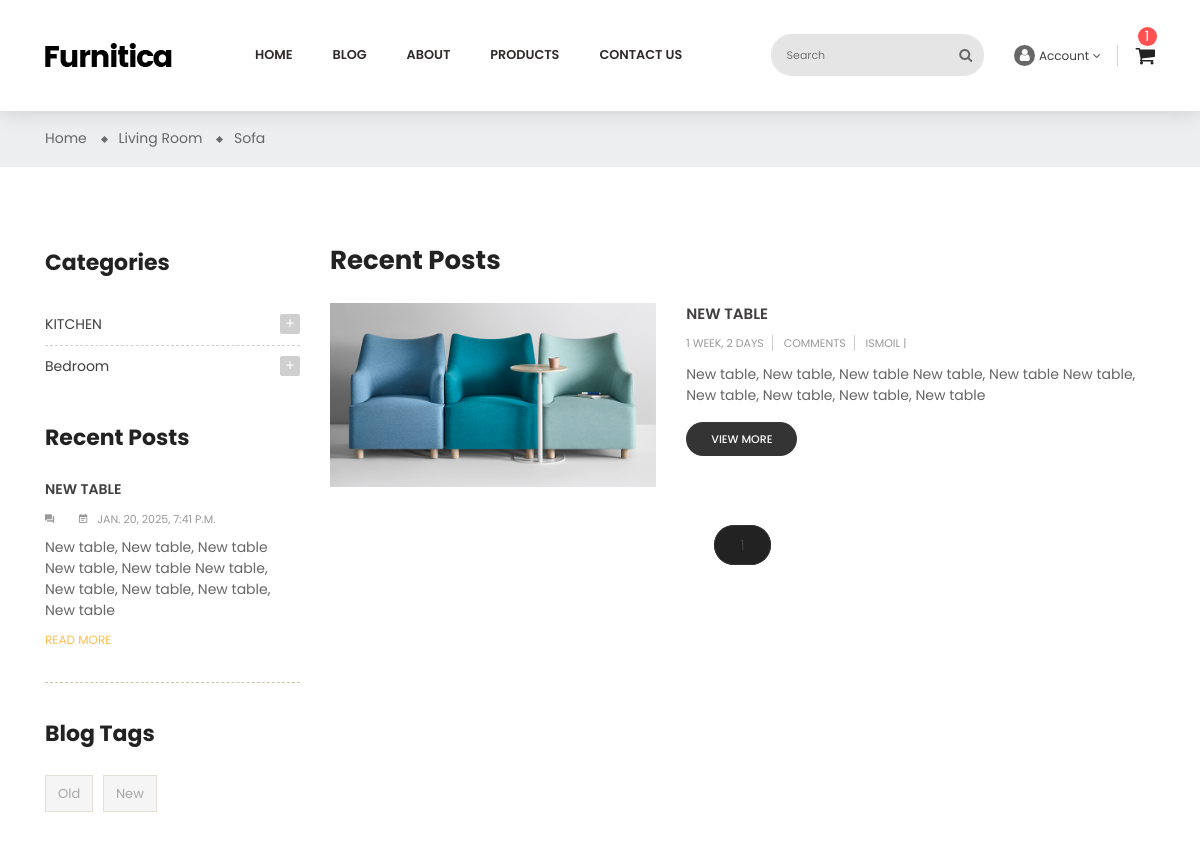
Before: /en/blogs/blogs/ (upper part) with the older database file.
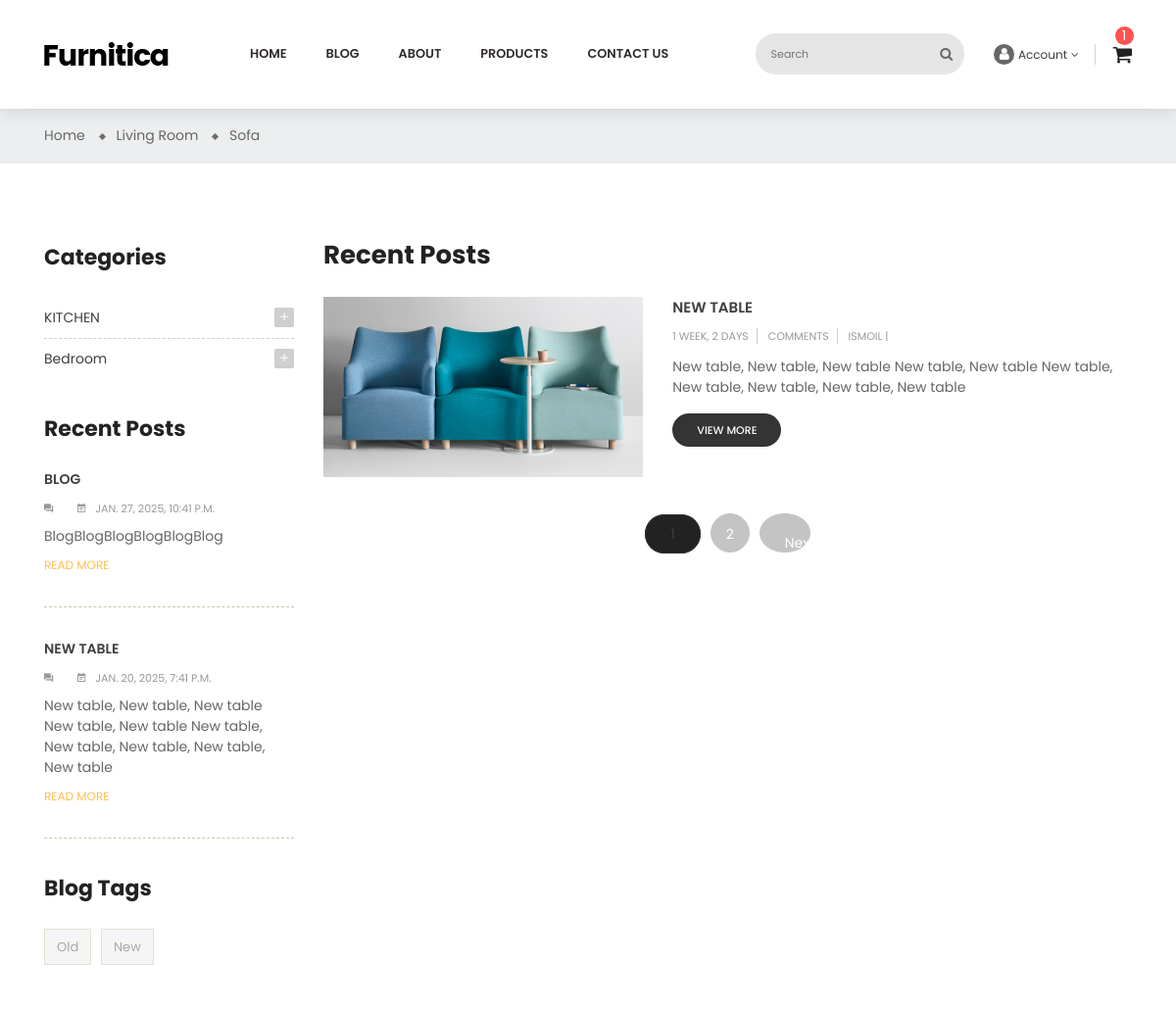
After: the same page with the newer database file.
### blogs/models.py (models this page shows, shortened)
class BlogCategoryModel(BaseModel):
    title = models.CharField(max_length=125, verbose_name=_('title'))
    parent = models.ForeignKey('self', on_delete=models.PROTECT, null=True, blank=True, related_name='children', verbose_name=_('parent'))
    class Meta:
        verbose_name = _('blog category')
        verbose_name_plural = _('blog cetegories')

class BlogModel(BaseModel):
    image = models.ImageField(upload_to='blogs', verbose_name=_('image'))
    title = models.CharField(max_length=125, verbose_name=_('title'))
    description = models.TextField(verbose_name=_('description'))
    author = models.ManyToManyField(BlogAuthorModel, verbose_name=('blogs'))
    categories = models.ManyToManyField(BlogCategoryModel, verbose_name=_('categories'))
    tags = models.ManyToManyField(BlogTagModel, related_name='tags', verbose_name=_('tags'))
    class Meta:
        verbose_name = _('Blog')
        verbose_name_plural = _('Blogs')

class BlogTagModel(BaseModel):
    title = models.CharField(max_length=125, verbose_name=_('title'))
    class Meta:
        verbose_name = _('blog tag')
        verbose_name_plural = _('blog tags')

class BlogAuthorModel(BaseModel):
    first_name = models.CharField(max_length=125, verbose_name=_('first_name'))
    last_name = models.CharField(max_length=125, verbose_name=_('last_name'))
    avatar = models.ImageField(upload_to='blogs/avatars/', verbose_name=_('avatar'))
    class Meta:
        verbose_name = _('Blog author')
        verbose_name_plural = _('Blog authors')

### blogs/views.py (the view)
# urls.py: path('blogs/', BlogListView.as_view(), name='list'),
class BlogListView(ListView):
    template_name = 'blogs/blog-list.html'
    context_object_name = 'blogs'
    paginate_by = 1
    def get_queryset(self):
        tag = self.request.GET.get('tag')
        blogs = BlogModel.objects.all()
        category = self.request.GET.get('category')
        if tag:
            blogs = blogs.filter(tags=tag)
        elif category:
            blogs = blogs.filter(categories=category)
        return blogs
    def get_context_data(self, **kwargs):
        context = super().get_context_data(**kwargs)
        context["categories"] = BlogCategoryModel.objects.all()
        context["recent_blogs"] = BlogModel.objects.order_by('-created_at')[:2]
        context["tags"] = BlogTagModel.objects.all()
        return context

### templates/blogs/blog-list.html (shortened to what the changed rows need)
{% extends "layouts/base.html" %}
{% load static %}
{% load i18n %}
{% block body %}id="blog-list-sidebar-left" class="blog"{% endblock %}
{% block content %}
<div class="main-content">
    <div id="wrapper-site">
        <div id="content-wrapper">
            <div id="main">
                <div class="page-home">
                    <div class="container">
                        <div class="content">
                            <div class="row">
                                <div class="sidebar-3 sidebar-collection col-lg-3 col-md-3 col-sm-4">
                                    <div class="sidebar-block">
                                        <div class="block-content">
                                            {% for category in categories %}
                                                {% if category.parent %}
                                                {% else %}
                                                        <div class="cateTitle hasSubCategory open level1">
                                                        <span class="arrow collapse-icons collapsed" data-toggle="collapse" data-target="#{{ category.id }}" aria-expanded="false" role="status">
                                                            <i class="zmdi zmdi-plus"></i>
                                                        </span>
                                                        <a class="cateItem" href="?category={{category.id}}">{{ category.title }}</a>
                                                    </div>
                                                {% endif %}
                                            {% endfor %}
                                        </div>
                                    </div>
                                    <div class="sidebar-block">
                                        <div class="post-item-content">
                                            {% for recent_blog in recent_blogs %}
                                            <div>
                                                <div class="late-item first-child">
                                                    <a href="{% url "blogs:detail" pk=recent_blog.id %}">
                                                        <p class="content-title">{{ recent_blog.title }}</p>
                                                    </a>
                                                    <span><i class="zmdi zmdi-comments">{{recent_blog.comment.count}}</i></span>
                                                    <span>
                                                        <i class="zmdi zmdi-calendar-note"></i>{{ recent_blog.created_at }}
                                                    </span>
                                                    <p class="description">{{ recent_blog.description }}</p>
                                                    <p class="remove">
                                                        <a href="blog-detail.html">READ MORE</a>
                                                    </p>
                                                </div>
                                            </div>
                                            {% endfor %}
                                        </div>
                                    </div>
                                    <div class="sidebar-block product-tags">
                                        <div class="block-content">
                                            <ul class="listSidebarBlog list-unstyled">
                                                {% for tag in tags %}
                                                    <li>
                                                        <a href="?tag={{tag.id}}" title="Show products matching tag Hot Trend">{{ tag.title }}</a>
                                                    </li>
                                                {% endfor %}
                                            </ul>
                                        </div>
                                    </div>
                                </div>
                                <div class="col-sm-8 col-lg-9 col-md-9 flex-xs-first main-blogs">
                                    <h2>Recent Posts</h2>
                                    {% for blog in blogs %}
                                        <div class="list-content row">
                                        <div class="hover-after col-md-5 col-xs-12">
                                            <a href="{% url "blogs:detail" pk=blog.id %}">
                                                <img src="{{ blog.image.url }}" alt="img">
                                            </a>
                                        </div>
                                        <div class="late-item col-md-7 col-xs-12">
                                            <p class="content-title">
                                                <a href="{% url "blogs:detail" pk=blog.id %}">{{ blog.title }}</a>
                                            </p>
                                            <p class="post-info">
                                                <span>{{ blog.created_at|timesince }}</span>
                                                <span>{{ blog.comment.count }} Comments</span>
                                                {% for author in blog.author.all %}
                                                <span>{{ author.first_name }} |</span>
                                                {% endfor %}
                                            </p>
                                            <p>{{ blog.description }}</p>
                                            <span class="view-more">
                                                <a href="blog-detail.html">view more</a>
                                            </span>
                                        </div></div>
                                    {% endfor %}
                                    <div class="page-list col">
                                        <ul class="justify-content-center d-flex">
                                            {% for page in page_obj.paginator.page_range %}
                                                <li class="current {% if page_obj.number == page %}active{% endif %}">
                                                    <a rel="nofollow" href="?page={{page}}" class="disabled js-search-link">
                                                        {{ page }}
                                                    </a>
                                                </li>
                                            {% endfor %}
                                            {% if page_obj.has_next %}
                                                <li>
                                                    <a rel="next" href="?page={{page_obj.next_page_number}}" class="next disabled js-search-link">
                                                        Next
                                                    </a>
                                                </li>
                                            {% endif %}
                                        </ul>
                                    </div>
                                </div>
                            </div>
                        </div>
                    </div>
                </div>
            </div>
        </div>
    </div>
</div>
{% endblock %}

Changed rows visible on the page:
added BlogModel: title "BLOG", created_at "JAN. 27, 2025, 10:41 P.M.", description "BlogBlogBlogBlogBlogBlog"
Other visible differences:
new list line: "2"
text now shown: "Next"
